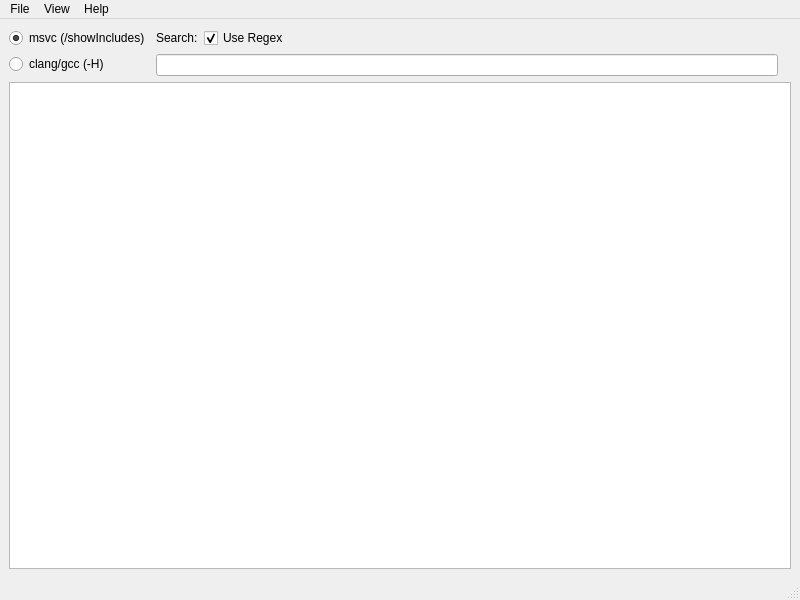
<?xml version="1.0" encoding="UTF-8"?>
<ui version="4.0">
 <class>MainWindow</class>
 <widget class="QMainWindow" name="MainWindow">
  <property name="geometry">
   <rect>
    <x>0</x>
    <y>0</y>
    <width>800</width>
    <height>600</height>
   </rect>
  </property>
  <property name="windowTitle">
   <string>Include Filter</string>
  </property>
  <widget class="QWidget" name="centralwidget">
   <layout class="QGridLayout" name="gridLayout">
    <item row="1" column="0">
     <layout class="QHBoxLayout" name="horizontalLayout">
      <property name="topMargin">
       <number>0</number>
      </property>
      <item>
       <layout class="QVBoxLayout" name="verticalLayout">
        <property name="leftMargin">
         <number>0</number>
        </property>
        <item>
         <widget class="QRadioButton" name="selectMSVC">
          <property name="text">
           <string>msvc (/showIncludes)</string>
          </property>
          <property name="checked">
           <bool>true</bool>
          </property>
         </widget>
        </item>
        <item>
         <widget class="QRadioButton" name="selectClang">
          <property name="text">
           <string>clang/gcc (-H)</string>
          </property>
          <property name="checked">
           <bool>false</bool>
          </property>
         </widget>
        </item>
       </layout>
      </item>
      <item>
       <layout class="QVBoxLayout" name="verticalLayout_2">
        <property name="leftMargin">
         <number>0</number>
        </property>
        <item>
         <layout class="QHBoxLayout" name="horizontalLayout_2">
          <property name="topMargin">
           <number>0</number>
          </property>
          <item>
           <widget class="QLabel" name="labelSearch">
            <property name="text">
             <string>Search:</string>
            </property>
           </widget>
          </item>
          <item>
           <widget class="QCheckBox" name="searchRegex">
            <property name="text">
             <string>Use Regex</string>
            </property>
            <property name="checked">
             <bool>true</bool>
            </property>
           </widget>
          </item>
          <item>
           <spacer name="horizontalSpacer">
            <property name="orientation">
             <enum>Qt::Horizontal</enum>
            </property>
            <property name="sizeHint" stdset="0">
             <size>
              <width>40</width>
              <height>20</height>
             </size>
            </property>
           </spacer>
          </item>
         </layout>
        </item>
        <item>
         <widget class="QLineEdit" name="mSearch">
          <property name="text">
           <string/>
          </property>
          <property name="clearButtonEnabled">
           <bool>true</bool>
          </property>
         </widget>
        </item>
       </layout>
      </item>
      <item>
       <widget class="QLabel" name="mLogo">
        <property name="enabled">
         <bool>true</bool>
        </property>
        <property name="sizePolicy">
         <sizepolicy hsizetype="Maximum" vsizetype="Maximum">
          <horstretch>0</horstretch>
          <verstretch>0</verstretch>
         </sizepolicy>
        </property>
        <property name="maximumSize">
         <size>
          <width>64</width>
          <height>64</height>
         </size>
        </property>
        <property name="text">
         <string notr="true"/>
        </property>
        <property name="pixmap">
         <pixmap resource="../rc.qrc">:/icons/windowIcon.png</pixmap>
        </property>
        <property name="scaledContents">
         <bool>true</bool>
        </property>
       </widget>
      </item>
     </layout>
    </item>
    <item row="3" column="0">
     <widget class="QTreeView" name="mIncludes">
      <property name="contextMenuPolicy">
       <enum>Qt::DefaultContextMenu</enum>
      </property>
      <property name="verticalScrollBarPolicy">
       <enum>Qt::ScrollBarAsNeeded</enum>
      </property>
      <property name="horizontalScrollBarPolicy">
       <enum>Qt::ScrollBarAsNeeded</enum>
      </property>
      <property name="editTriggers">
       <set>QAbstractItemView::NoEditTriggers</set>
      </property>
      <property name="alternatingRowColors">
       <bool>false</bool>
      </property>
      <property name="wordWrap">
       <bool>false</bool>
      </property>
      <attribute name="headerVisible">
       <bool>false</bool>
      </attribute>
      <attribute name="headerCascadingSectionResizes">
       <bool>false</bool>
      </attribute>
      <attribute name="headerStretchLastSection">
       <bool>false</bool>
      </attribute>
     </widget>
    </item>
   </layout>
  </widget>
  <widget class="QMenuBar" name="menubar">
   <property name="geometry">
    <rect>
     <x>0</x>
     <y>0</y>
     <width>800</width>
     <height>36</height>
    </rect>
   </property>
   <widget class="QMenu" name="menuFile">
    <property name="title">
     <string>File</string>
    </property>
   </widget>
   <widget class="QMenu" name="menuView">
    <property name="title">
     <string>View</string>
    </property>
    <addaction name="actionExpand_All"/>
    <addaction name="actionCollape_All"/>
   </widget>
   <widget class="QMenu" name="menuHelp">
    <property name="title">
     <string>Help</string>
    </property>
    <addaction name="actionAbout"/>
   </widget>
   <addaction name="menuFile"/>
   <addaction name="menuView"/>
   <addaction name="menuHelp"/>
  </widget>
  <widget class="QStatusBar" name="statusbar"/>
  <action name="actionExpand_All">
   <property name="text">
    <string>Expand All</string>
   </property>
  </action>
  <action name="actionCollape_All">
   <property name="text">
    <string>Collape All</string>
   </property>
  </action>
  <action name="actionAbout">
   <property name="text">
    <string>About</string>
   </property>
  </action>
 </widget>
 <resources>
  <include location="../rc.qrc"/>
 </resources>
 <connections>
  <connection>
   <sender>actionExpand_All</sender>
   <signal>triggered()</signal>
   <receiver>mIncludes</receiver>
   <slot>expandAll()</slot>
   <hints>
    <hint type="sourcelabel">
     <x>-1</x>
     <y>-1</y>
    </hint>
    <hint type="destinationlabel">
     <x>399</x>
     <y>281</y>
    </hint>
   </hints>
  </connection>
  <connection>
   <sender>actionCollape_All</sender>
   <signal>triggered()</signal>
   <receiver>mIncludes</receiver>
   <slot>collapseAll()</slot>
   <hints>
    <hint type="sourcelabel">
     <x>-1</x>
     <y>-1</y>
    </hint>
    <hint type="destinationlabel">
     <x>399</x>
     <y>281</y>
    </hint>
   </hints>
  </connection>
 </connections>
</ui>
